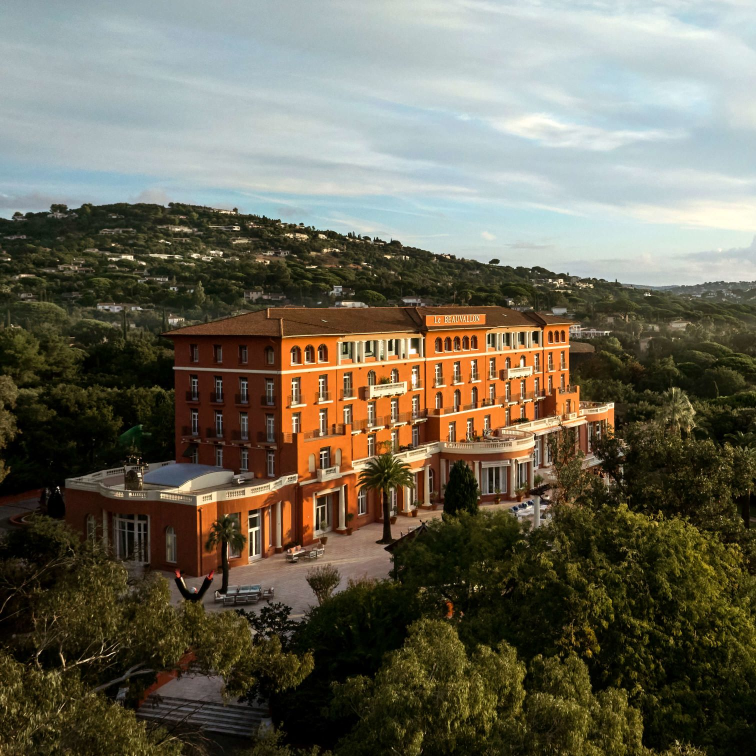
#> input picture medias/como-web/raw/location.jpg, 1512 x 1512 px, found by its file name (shown at 1/2 size); the run also reads 2 pictures not shown here
$ python apply_packs.py
#> lines starting #> are read from the running program, lines starting #| are printed output that depends on the picture
#!/usr/bin/env python
# -*- coding: utf-8 -*-
"""
Applique le tri du trieur (tools/packs.json) :
- POOL mosaïque (medias/web/pool/)      = TOUS les keepers (hors "proscrire")
- POOL drone (medias/web/pool-drone/)   = keepers AÉRIENS (pack aerien + frames drone)
- SLOTS nommés (medias/web/*.webp)       = recadrés depuis les images choisies dans les packs
- SLOTS drone (medias/web/drone-*.webp)  = depuis les keepers aériens
Les "à proscrire" sont exclus partout.

Usage : python tools/apply_packs.py   (puis tools/build_versions.py)
"""
import json, os, glob, re
from PIL import Image, ImageOps, ImageEnhance, ImageStat

P=json.load(open('tools/packs.json',encoding='utf-8'))
#> (reads tools/packs.json from the repository)
packs=P['packs']; proscrire=set(packs.get('proscrire',[]))

def ex(p): return os.path.exists(p)
keepers=[]; seen=set()
for cid,lst in packs.items():
    if cid=='proscrire': continue
    for p in lst:
        if p in proscrire or p in seen or not ex(p): continue
        seen.add(p); keepers.append(p)
aerien=set(packs.get('aerien',[])); top=set(packs.get('top',[]))
def is_aerial(p): return p in aerien or 'drone/' in p or '/aw-' in p or 'awaking' in p or (p in top and ('drone' in p or 'aw-' in p))
aerial=[p for p in keepers if is_aerial(p)]
print(f"keepers:{len(keepers)} | aeriens:{len(aerial)} | proscrits exclus:{len(proscrire)}")

def warm_grade(im):
    r,g,b=im.split(); r=r.point(lambda v:min(255,int(v*1.045+3))); b=b.point(lambda v:max(0,int(v*0.95-1)))
    im=Image.merge('RGB',(r,g,b)); im=ImageEnhance.Color(im).enhance(0.90)
    return ImageEnhance.Brightness(ImageEnhance.Contrast(im).enhance(1.04)).enhance(1.015)
def load(p): return ImageOps.exif_transpose(Image.open(p).convert('RGB'))
def cool(im): m=ImageStat.Stat(im).mean; return m[2]>m[0]+2
def slug(p): return re.sub(r'[^a-z0-9]+','_',p.lower()).strip('_')[:80]
def crop(im,ratio,tw,vf=.5,hf=.5):
    W,H=im.size; rw,rh=ratio; tr=rw/rh; cur=W/H
    if cur>tr: nw,nh=int(round(H*tr)),H
    else: nw,nh=W,int(round(W/tr))
    x=int((W-nw)*hf); y=int((H-nh)*vf)
    return im.crop((x,y,x+nw,y+nh)).resize((tw,int(round(tw/tr))),Image.LANCZOS)
def genpool(paths,outdir,maxside=1120,q=76):
    os.makedirs(outdir,exist_ok=True)
    for f in glob.glob(f'{outdir}/*.webp'): os.remove(f)
    n=0
    for p in paths:
        try: im=load(p)
        except: continue
        if cool(im): im=warm_grade(im)
        W,H=im.size; sc=min(1.0,maxside/max(W,H)); im=im.resize((int(W*sc),int(H*sc)),Image.LANCZOS)
        im.save(f'{outdir}/{slug(p)}.webp','WEBP',quality=q,method=6); n+=1
    return n
def slot(src,ratio,tw,out,vf=.5,hf=.5,q=80):
    if not ex(src): print('   ! manquant:',src); return
    im=load(src)
    if cool(im): im=warm_grade(im)
    crop(im,ratio,tw,vf,hf).save(f'medias/web/{out}.webp','WEBP',quality=q,method=6)

# ---- pools ----
print("POOL mosaïque:",genpool(keepers,'medias/web/pool'),"images")
#> in load, returned value is the input picture: PIL image 1512x1512 RGB; mean R, G, B 107.3, 102.8, 86.6
#> in cool, `m = ImageStat.Stat(im).mean`: m = [107.3, 102.8, 86.64]
#> in genpool, `W, H = im.size`: W = 1512
#> in genpool, `sc = min(1.0, maxside / max(W, H))`: sc = 0.741
#> pass 2 of the loop in genpool, `for p in paths:`:
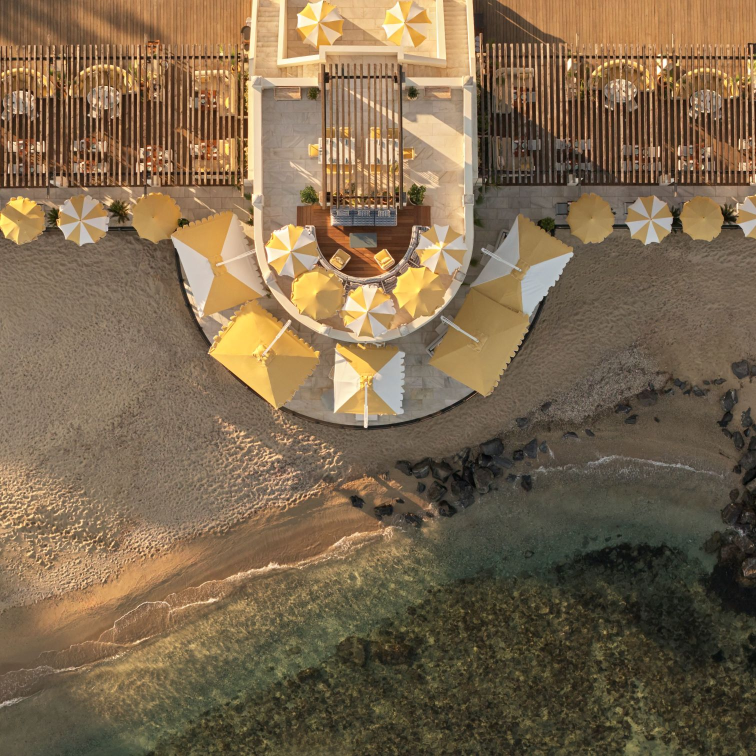
#> input picture medias/como-web/raw/dining1.jpg, 1512 x 1512 px, found by its file name (shown at 1/2 size)
#> in load, returned value is the input picture: PIL image 1512x1512 RGB; mean R, G, B 124.4, 104.2, 77.9
#> pass 3 of the loop in genpool, `for p in paths:`:
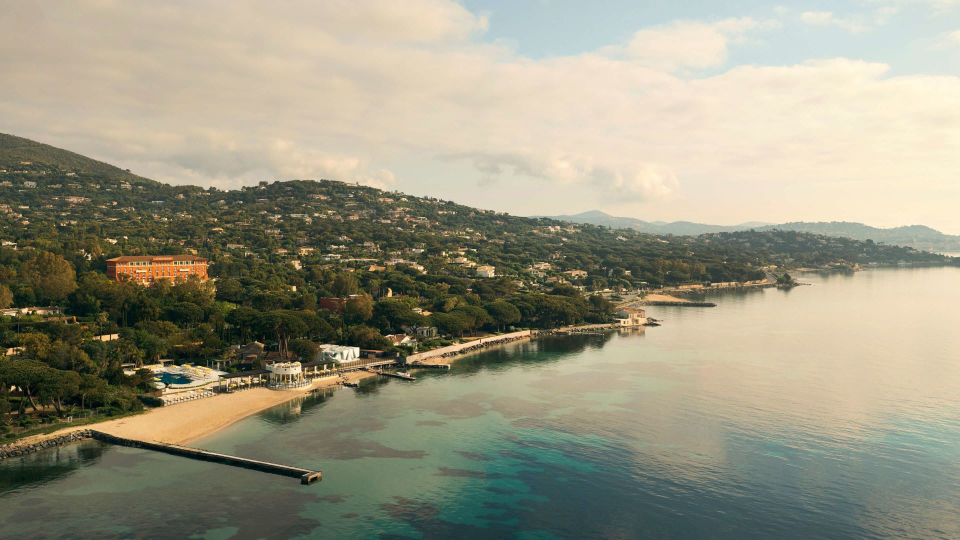
#> input picture medias/como-web/raw/hero.jpg, 1920 x 1080 px, found by its file name (shown at 1/2 size)
#> in load, returned value is the input picture: PIL image 1920x1080 RGB; mean R, G, B 152.9, 149.8, 129.2
#> in genpool, `W, H = im.size`: W = 1920; H = 1080
#> sc = 0.583
#> in genpool, `im = im.resize((int(W * sc), int(H * sc)), Image.LANCZOS)`:
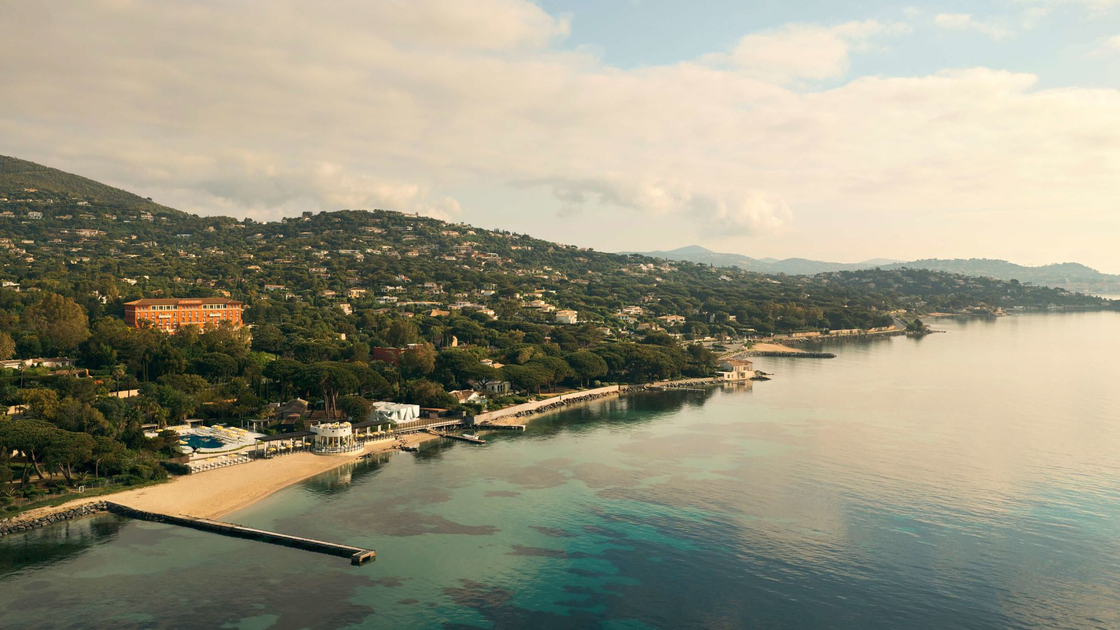
#> im: PIL image 1120x630 RGB; mean R, G, B 152.9, 149.8, 129.2
#> the loop made 4 passes; the first 3 are shown
print("POOL drone   :",genpool(aerial,'medias/web/pool-drone'),"images")
#> pass 2 of the loop in genpool, `for p in paths:`:

# ---- slots nommés (sources choisies dans tes packs) ----
BV='medias/como-beauvallon/'
SLOTS={
 'hero-grandevue':('medias/como-web/raw/hero.jpg',(16,9),1920,.5,.5),
 'hero-chateau':('medias/como-web/raw/location.jpg',(16,9),1920,.40,.5),
 'lieu-chateau':('medias/como-web/raw/location.jpg',(4,3),1280,.42,.5),
 'beach-aerial':('medias/como-web/raw/dining1.jpg',(16,9),1280,.5,.5),
 'beach-parasols':('medias/como-web/raw/exp2.jpg',(4,3),1100,.5,.5),
 'spot-aerial':('medias/como-web/raw/hero.jpg',(4,3),1280,.30,.18),
 'exp-silence':('medias/saint-tropez/Stropez_day2-11.jpg',(16,9),1280,.55,.5),
 'exp-apesanteur':(BV+'a715426f-04a3-4407-abce-65a7dffb1f08.JPG',(4,3),1280,.46,.5),
 'exp-rythme':(BV+'6f9dea10-981b-4b23-8fde-4a21f87acd52.JPG',(3,4),1000,.45,.5),
 'session-briefing':('medias/cannes/Cannes_Cote-2.jpg',(16,9),1280,.5,.5),
 'session-gear':(BV+'19a1d93b-24c7-4ce7-8e34-fc634e6ce764.JPG',(16,9),1280,.4,.5),
 'session-water':('medias/cannes/Cannes_Cote-161.jpg',(16,9),1280,.45,.5),
 'session-flight':('medias/cannes/Cannes_Cote-167.jpg',(16,9),1280,.5,.5),
 'ride-women':('medias/cannes/Cannes_Cote-155.jpg',(3,4),1000,.4,.5),
 'ride-redrock':('medias/cannes/Cannes_Cote-99.jpg',(4,3),1280,.5,.5),
 'ride-lerins-orange':('medias/iles-lerins/Post_4x5-26_First.jpg',(3,4),1000,.42,.5),
 'ride-formation':('medias/cannes/Cannes_Cote-189.jpg',(4,3),1280,.5,.5),
 'ride-esterel':('medias/esterel/Post_4x5-5.jpg',(3,4),1000,.45,.5),
 'ride-yacht':('medias/cannes/Cannes_Cote-45.jpg',(3,4),1000,.5,.5),
 'ride-esterel-vert':('medias/cannes/Cannes_Cote-96.jpg',(3,4),1000,.45,.5),
 'ride-lerins-green':('medias/iles-lerins/Post_4x5-25_Secondd.jpg',(3,4),1000,.42,.5),
}
for name,(src,r,w,vf,hf) in SLOTS.items(): slot(src,r,w,name,vf,hf)
#> in crop, `W, H = im.size`: W = 1920; H = 1080
#> in crop, `cur = W / H`: cur = 1.78
#> in crop, `else: nw,nh=W,int(round(W/tr))`: nw = 1920; nh = 1080
#> in crop, `x = int((W - nw) * hf)`: x = 0
#> pass 2 of the loop `for name,(src,r,w,vf,hf) in SLOTS.items(): slot(src,r,w,name,vf,hf)`:
#> pass 3 of the loop `for name,(src,r,w,vf,hf) in SLOTS.items(): slot(src,r,w,name,vf,hf)`:
#> in crop (call 3), `else: nw,nh=W,int(round(W/tr))`: nh = 1134
#> y = 158
#> in crop (call 3), `return im.crop((x,y,x+nw,y+nh)).resize((tw,int(round(tw/tr))),Image.LA..`:
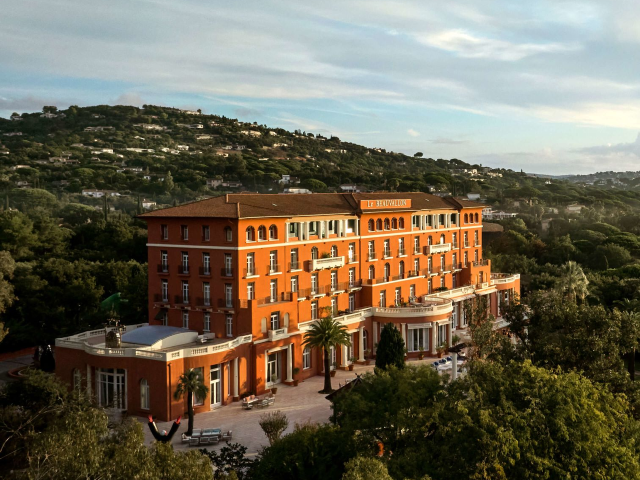
#> returned value: PIL image 1280x960 RGB (shown at 1/2 size); mean R, G, B 109.1, 101.8, 84.2
#> the loop made 21 passes; the first 3 are shown
print("SLOTS photo:",len(SLOTS))

# ---- slots drone (édition full-drone) depuis les keepers aériens ----
land=[p for p in aerial if load(p).size[0]>=load(p).size[1]]
#> land = ['medias/como-web/raw/dining1.jpg', 'medias/como-web/raw/hero.jpg']
port=[p for p in aerial if p not in land]
#> port = []
land=land or aerial; port=port or aerial
#> after `port = port or aerial`: port has the same summary as land
DR_LAND=[('drone-lieu',(4,3),1280),('drone-exp1',(16,9),1280),('drone-exp2',(4,3),1280),
 ('drone-slide1',(16,9),1280),('drone-slide2',(16,9),1280),('drone-beach2',(4,3),1100),
 ('drone-session-1',(16,9),1280),('drone-session-2',(16,9),1280),('drone-session-3',(16,9),1280),
 ('drone-session-4',(16,9),1280),('drone-ride-2',(4,3),1280),('drone-ride-4',(4,3),1280)]
DR_PORT=[('drone-exp3',(3,4),1000),('drone-ride-1',(3,4),1000),('drone-ride-3',(3,4),1000),
 ('drone-ride-5',(3,4),1000),('drone-ride-6',(3,4),1000),('drone-ride-7',(3,4),1000),('drone-ride-8',(3,4),1000)]
for i,(name,r,w) in enumerate(DR_LAND): slot(sorted(land)[i%len(land)],r,w,name)
#> in crop (call 7), `y = int((H - nh) * vf)`: y = 189
#> in crop (call 7), `return im.crop((x,y,x+nw,y+nh)).resize((tw,int(round(tw/tr))),Image.LA..`:
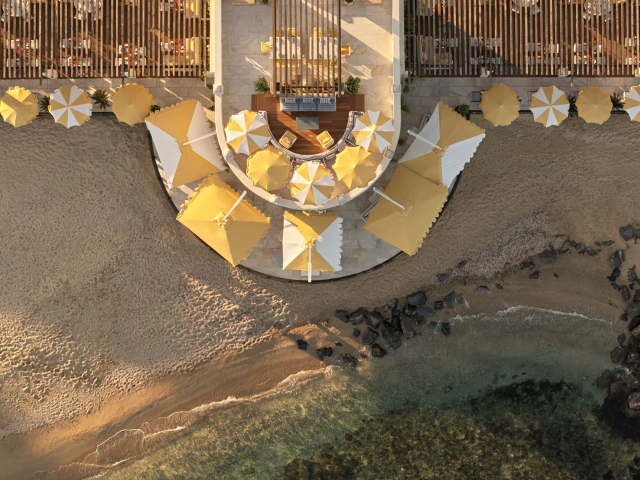
#> returned value: PIL image 1280x960 RGB (shown at 1/2 size); mean R, G, B 124.5, 105.1, 80.5
#> pass 2 of the loop `for i,(name,r,w) in enumerate(DR_LAND): slot(sorted(land)[i%len(land)]..`:
#> in crop (call 8), `W, H = im.size`: W = 1920; H = 1080
#> cur = 1.78
#> in crop (call 8), `else: nw,nh=W,int(round(W/tr))`: nw = 1920; nh = 1080
#> y = 0
#> in crop (call 8), `return im.crop((x,y,x+nw,y+nh)).resize((tw,int(round(tw/tr))),Image.LA..`:
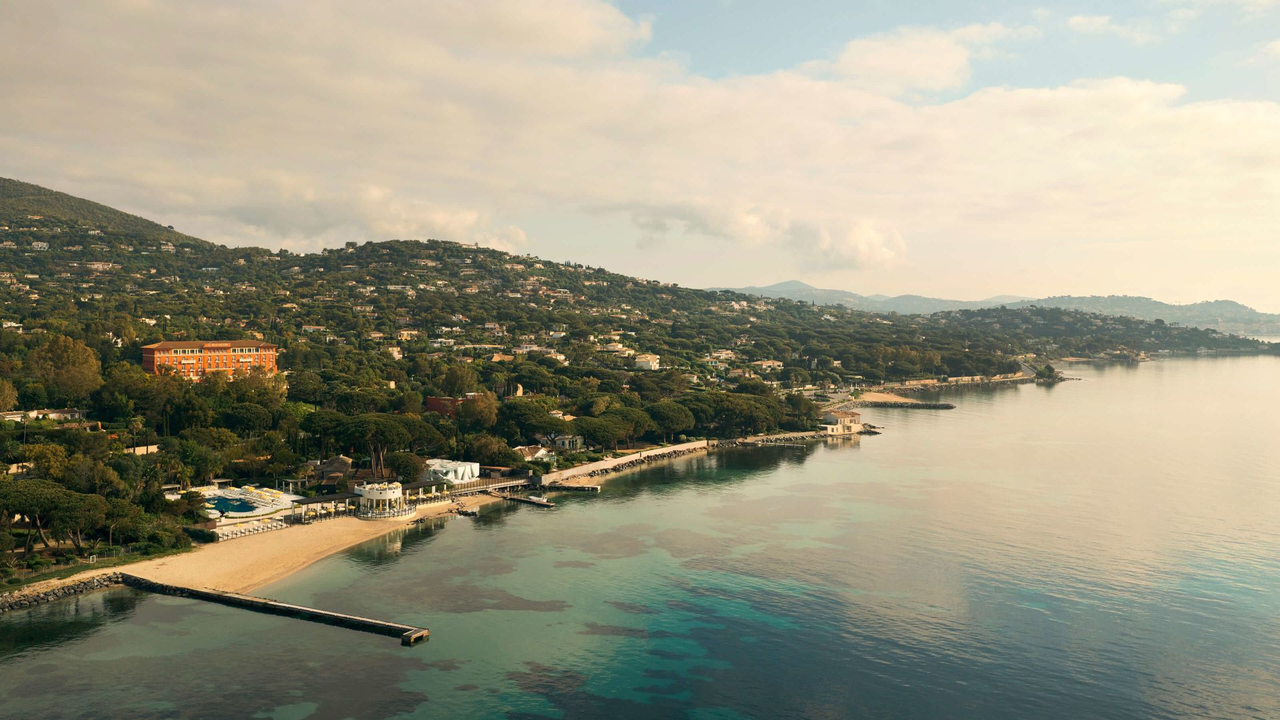
#> returned value: PIL image 1280x720 RGB; mean R, G, B 152.9, 149.8, 129.2
#> pass 3 of the loop `for i,(name,r,w) in enumerate(DR_LAND): slot(sorted(land)[i%len(land)]..`:
#> the loop made 12 passes; the first 3 are shown
for i,(name,r,w) in enumerate(DR_PORT): slot(sorted(port)[i%len(port)],r,w,name)
#> in crop (call 19), `if cur>tr: nw,nh=int(round(H*tr)),H`: nw = 1134; nh = 1512
#> in crop (call 19), `x = int((W - nw) * hf)`: x = 189
#> in crop (call 19), `y = int((H - nh) * vf)`: y = 0
#> in crop (call 19), `return im.crop((x,y,x+nw,y+nh)).resize((tw,int(round(tw/tr))),Image.LA..`:
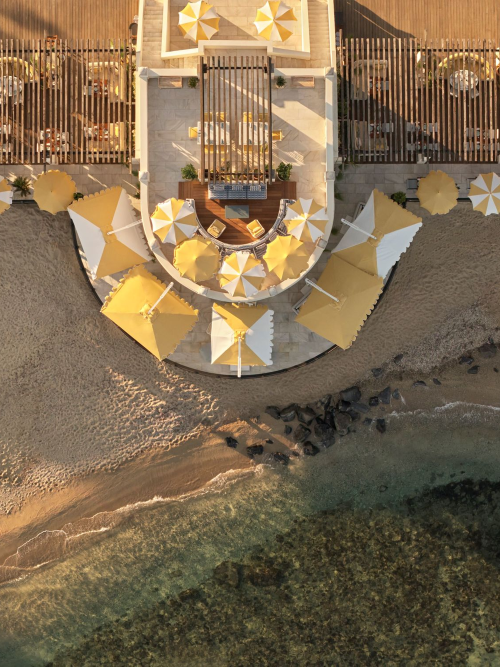
#> returned value: PIL image 1000x1333 RGB (shown at 1/2 size); mean R, G, B 126.8, 106.6, 79.3
#> pass 2 of the loop `for i,(name,r,w) in enumerate(DR_PORT): slot(sorted(port)[i%len(port)]..`:
#> in crop (call 20), `W, H = im.size`: W = 1920; H = 1080
#> cur = 1.78
#> in crop (call 20), `if cur>tr: nw,nh=int(round(H*tr)),H`: nw = 810; nh = 1080
#> x = 555
#> in crop (call 20), `return im.crop((x,y,x+nw,y+nh)).resize((tw,int(round(tw/tr))),Image.LA..`:
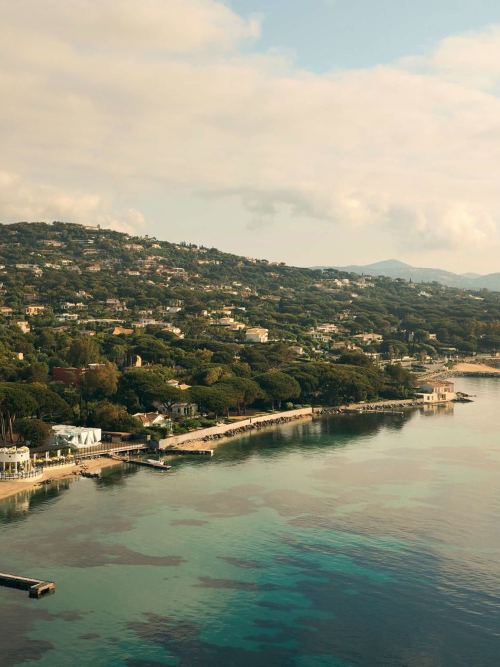
#> returned value: PIL image 1000x1333 RGB (shown at 1/2 size); mean R, G, B 146.5, 146.2, 126.8
#> pass 3 of the loop `for i,(name,r,w) in enumerate(DR_PORT): slot(sorted(port)[i%len(port)]..`:
#> the loop made 7 passes; the first 3 are shown
print("SLOTS drone:",len(DR_LAND)+len(DR_PORT))
